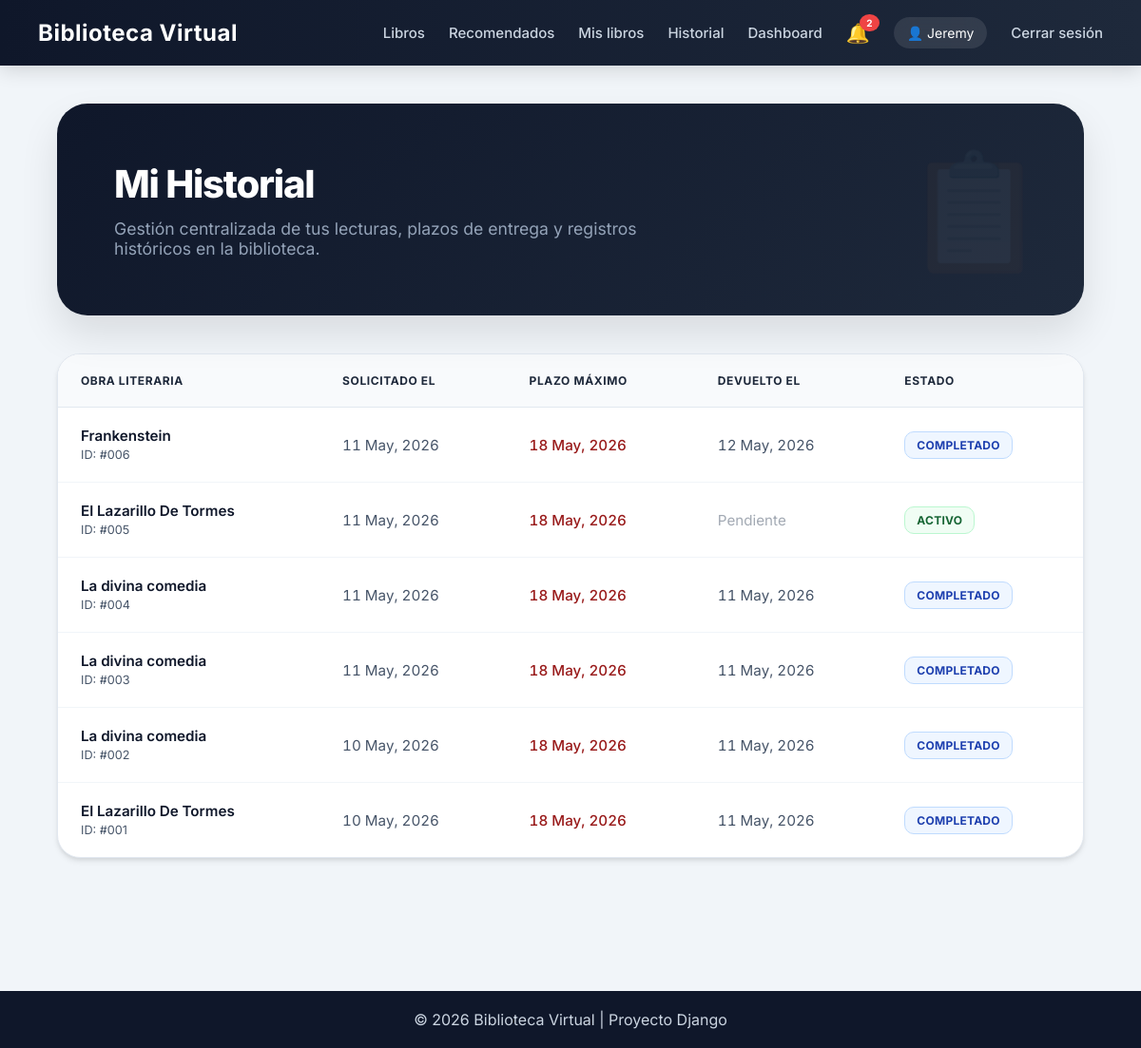
/historial/ (signed in), run on the app's committed database.
### libros/models.py (models this page shows, shortened)
class Prestamo(models.Model):
    usuario = models.ForeignKey(
        User,
        on_delete=models.CASCADE
    )
    libro = models.ForeignKey(
        Libro,
        on_delete=models.CASCADE
    )
    fecha_solicitud = models.DateTimeField(
        auto_now_add=True
    )
    fecha_limite = models.DateTimeField(
        default=fecha_limite_default
    )
    fecha_devolucion = models.DateTimeField(
        null=True,
        blank=True
    )
    activo = models.BooleanField(
        default=True
    )

class Libro(models.Model):
    titulo = models.CharField(
        max_length=100
    )
    autor = models.CharField(
        max_length=100
    )
    categoria = models.CharField(
        max_length=50
    )
    disponible = models.BooleanField(
        default=True
    )
    imagen = models.URLField(
        blank=True
    )

### libros/views.py (the view)
@login_required
def historial(request):
    prestamos = Prestamo.objects.filter(
        usuario=request.user
    ).order_by('-fecha_solicitud')
    return render(request, 'historial.html', {
        'prestamos': prestamos,
        'notificaciones': obtener_notificaciones(request.user)
    })

### libros/templates/historial.html (shortened to what this page needs)
{% extends 'base.html' %}
{% block content %}
<div class="history-container">
    <header class="history-hero">
        <h1>Mi Historial</h1>
        <p>Gestión centralizada de tus lecturas, plazos de entrega y registros históricos en la biblioteca.</p>
    </header>
    <div class="table-wrapper">
        <table>
            <thead>
                <tr>
                    <th>Obra Literaria</th>
                    <th>Solicitado el</th>
                    <th>Plazo Máximo</th>
                    <th>Devuelto el</th>
                    <th>Estado</th>
                </tr>
            </thead>
            <tbody>
                {% for p in prestamos %}
                <tr>
                    <td>
                        <span class="book-title">{{ p.libro.titulo }}</span>
                        <small style="color: var(--slate-400)">ID: #00{{ p.id }}</small>
                    </td>
                    <td class="date-cell">{{ p.fecha_solicitud|date:"d M, Y" }}</td>
                    <td class="date-cell" style="color: #991b1b; font-weight: 500;">
                        {{ p.fecha_limite|date:"d M, Y" }}
                    </td>
                    <td class="date-cell">
                        {% if p.fecha_devolucion %}
                            {{ p.fecha_devolucion|date:"d M, Y" }}
                        {% else %}
                            <span style="color: var(--slate-400); opacity: 0.5;">Pendiente</span>
                        {% endif %}
                    </td>
                    <td>
                        {% if p.activo %}
                            <span class="status-pill pill-active">Activo</span>
                        {% else %}
                            <span class="status-pill pill-returned">Completado</span>
                        {% endif %}
                    </td>
                </tr>
                {% endfor %}
            </tbody>
        </table>
    </div>
</div>
{% endblock %}

### libros/templates/base.html (shortened to what this page needs)
{% load static %}
<!DOCTYPE html>
<html lang="es">
<head>
    <link rel="stylesheet" href="{% static 'css/style.css' %}">
</head>
<body>
<div class="navbar">
    <div class="logo">
         Biblioteca Virtual
    </div>
    <div class="menu">
        <a href="{% url 'inicio' %}">
            Libros
        </a>
        <a href="{% url 'recomendaciones' %}">
            Recomendados
        </a>
        {% if user.is_authenticated %}
            <a href="{% url 'mis_libros' %}">
                Mis libros
            </a>
            <a href="{% url 'historial' %}">
                 Historial
            </a>
            <a href="{% url 'dashboard' %}">
                Dashboard
            </a>
        {% endif %}
        {% if user.is_authenticated %}
        <div class="notif">
            🔔
            <span class="notif-count">
                {{ notificaciones|length }}
            </span>
        </div>
        {% endif %}
        {% if user.is_authenticated %}
            <div class="usuario">
                👤 {{ request.user.username }}
            </div>
            <a href="{% url 'logout' %}">
                Cerrar sesión
            </a>
        {% endif %}
    </div>
</div>
{% block content %}
{% endblock %}
<div class="footer">
    <p>
        © 2026 Biblioteca Virtual | Proyecto Django
    </p>
</div>
</body>
</html>

### libros/static/css/style.css (style rules this page uses)
* { margin:0; padding:0; box-sizing:border-box; }
body { font-family:'Inter',sans-serif; background:#f1f5f9; color:#1e293b; min-height:100vh; display:flex; flex-direction:column; }
.navbar { width:100%; background:linear-gradient( 90deg, #0f172a, #1e293b ); padding:18px 40px; display:flex; justify-content:space-between; align-items:center; box-shadow: 0 4px 20px rgba(0,0,0,0.15); position:sticky; top:0; z-index:1000; }
.logo { font-size:24px; font-weight:700; color:white; letter-spacing:0.5px; }
.menu { display:flex; align-items:center; gap:25px; }
.menu a { color:#cbd5e1; text-decoration:none; font-size:15px; font-weight:500; position:relative; transition:0.3s; }
.menu a::after { content:''; position:absolute; width:0%; height:2px; left:0; bottom:-6px; background:#3b82f6; transition:0.3s; }
.usuario { background:rgba(255,255,255,0.1); color:white; padding:8px 14px; border-radius:30px; font-size:14px; backdrop-filter:blur(10px); }
.notif { position:relative; cursor:pointer; color:white; font-size:20px; }
.notif-count { position:absolute; top:-8px; right:-10px; background:#ef4444; color:white; font-size:10px; font-weight:700; padding:3px 7px; border-radius:50%; }
.footer { width:100%; background:#0f172a; color:#cbd5e1; text-align:center; padding:20px; margin-top:40px; }

### libros/templates/historial.html (style rules this page uses)
:root { --slate-900: #0f172a; --slate-800: #1e293b; --slate-600: #475569; --slate-100: #f1f5f9; --blue-600: #2563eb; --green-500: #22c55e; --white: #ffffff; }
.history-container { width: 90%; max-width: 1400px; margin: 40px auto 100px; animation: fadeIn 0.6s ease-out; }
.history-hero { background: var(--slate-900); background: linear-gradient(135deg, var(--slate-900) 0%, #1e293b 100%); border-radius: 32px; padding: 60px; color: var(--white); margin-bottom: 40px; box-shadow: 0 20px 40px rgba(0,0,0,0.1); position: relative; overflow: hidden; }
.history-hero::after { content: "📋"; position: absolute; right: 40px; top: 50%; transform: translateY(-50%); font-size: 120px; opacity: 0.05; }
.history-hero h1 { font-size: 2.5rem; font-weight: 800; letter-spacing: -0.03em; margin-bottom: 12px; }
.history-hero p { color: #94a3b8; font-size: 1.1rem; max-width: 600px; }
.table-wrapper { background: var(--white); border-radius: 24px; overflow: hidden; box-shadow: 0 4px 6px -1px rgba(0, 0, 0, 0.1), 0 2px 4px -1px rgba(0, 0, 0, 0.06); border: 1px solid #e2e8f0; }
table { width: 100%; border-collapse: collapse; font-size: 0.95rem; }
thead { background: #f8fafc; border-bottom: 1px solid #e2e8f0; }
th { padding: 20px 24px; text-align: left; font-weight: 700; color: var(--slate-800); text-transform: uppercase; font-size: 0.75rem; letter-spacing: 0.05em; }
td { padding: 20px 24px; color: var(--slate-600); border-bottom: 1px solid #f1f5f9; transition: background 0.2s; }
tr:last-child td { border-bottom: none; }
.book-title { color: var(--slate-900); font-weight: 600; display: block; }
.date-cell { font-family: 'Inter', system-ui, sans-serif; font-variant-numeric: tabular-nums; }
.status-pill { display: inline-flex; align-items: center; padding: 6px 12px; border-radius: 10px; font-size: 0.75rem; font-weight: 700; text-transform: uppercase; letter-spacing: 0.02em; }
.pill-active { background: #f0fdf4; color: #166534; border: 1px solid #bbf7d0; }
.pill-returned { background: #eff6ff; color: #1e40af; border: 1px solid #bfdbfe; }

### data on the page
Prestamo: libro.titulo "Frankenstein", id "6", fecha_solicitud "11 May, 2026", fecha_limite "18 May, 2026", fecha_devolucion "12 May, 2026", activo "COMPLETADO"
Prestamo: libro.titulo "El Lazarillo De Tormes", id "5", fecha_solicitud "11 May, 2026", fecha_limite "18 May, 2026", shows "Pendiente", activo "ACTIVO"
Prestamo: libro.titulo "La divina comedia", id "4", fecha_solicitud "11 May, 2026", fecha_limite "18 May, 2026", fecha_devolucion "11 May, 2026", activo "COMPLETADO"
Prestamo: libro.titulo "La divina comedia", id "3", fecha_solicitud "11 May, 2026", fecha_limite "18 May, 2026", fecha_devolucion "11 May, 2026", activo "COMPLETADO"
Prestamo: libro.titulo "La divina comedia", id "2", fecha_solicitud "10 May, 2026", fecha_limite "18 May, 2026", fecha_devolucion "11 May, 2026", activo "COMPLETADO"
Prestamo: libro.titulo "El Lazarillo De Tormes", id "1", fecha_solicitud "10 May, 2026", fecha_limite "18 May, 2026", fecha_devolucion "11 May, 2026", activo "COMPLETADO"

### other printed values
{{ notificaciones|length }} "2"
{{ request.user.username }} "Jeremy"
